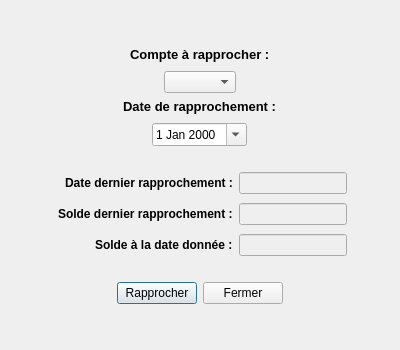
<?xml version="1.0" encoding="UTF-8"?>
<ui version="4.0">
 <class>RapprochementCompteDialog</class>
 <widget class="QDialog" name="RapprochementCompteDialog">
  <property name="geometry">
   <rect>
    <x>0</x>
    <y>0</y>
    <width>400</width>
    <height>350</height>
   </rect>
  </property>
  <property name="windowTitle">
   <string>Rapprochement d'un compte</string>
  </property>
  <layout class="QVBoxLayout" name="layoutRapprochementCompte">
   <item>
    <spacer name="verticalSpacer_2">
     <property name="orientation">
      <enum>Qt::Vertical</enum>
     </property>
     <property name="sizeType">
      <enum>QSizePolicy::MinimumExpanding</enum>
     </property>
     <property name="sizeHint" stdset="0">
      <size>
       <width>20</width>
       <height>20</height>
      </size>
     </property>
    </spacer>
   </item>
   <item>
    <layout class="QVBoxLayout" name="layoutChoixCompte">
     <property name="spacing">
      <number>9</number>
     </property>
     <item alignment="Qt::AlignHCenter">
      <widget class="QLabel" name="labelChoixCompte">
       <property name="sizePolicy">
        <sizepolicy hsizetype="Fixed" vsizetype="Fixed">
         <horstretch>0</horstretch>
         <verstretch>0</verstretch>
        </sizepolicy>
       </property>
       <property name="text">
        <string>&lt;html&gt;&lt;head/&gt;&lt;body&gt;&lt;p&gt;&lt;span style=&quot; font-size:10pt; font-weight:600;&quot;&gt;Compte à rapprocher :&lt;/span&gt;&lt;/p&gt;&lt;/body&gt;&lt;/html&gt;</string>
       </property>
      </widget>
     </item>
     <item alignment="Qt::AlignHCenter">
      <widget class="QComboBox" name="choixCompte">
       <property name="sizePolicy">
        <sizepolicy hsizetype="Fixed" vsizetype="Fixed">
         <horstretch>0</horstretch>
         <verstretch>0</verstretch>
        </sizepolicy>
       </property>
      </widget>
     </item>
    </layout>
   </item>
   <item>
    <layout class="QVBoxLayout" name="layoutChoixDate">
     <property name="spacing">
      <number>9</number>
     </property>
     <item alignment="Qt::AlignHCenter">
      <widget class="QLabel" name="labelChoixDate">
       <property name="sizePolicy">
        <sizepolicy hsizetype="Fixed" vsizetype="Fixed">
         <horstretch>0</horstretch>
         <verstretch>0</verstretch>
        </sizepolicy>
       </property>
       <property name="text">
        <string>&lt;html&gt;&lt;head/&gt;&lt;body&gt;&lt;p&gt;&lt;span style=&quot; font-size:10pt; font-weight:600;&quot;&gt;Date de rapprochement :&lt;/span&gt;&lt;/p&gt;&lt;/body&gt;&lt;/html&gt;</string>
       </property>
      </widget>
     </item>
     <item alignment="Qt::AlignHCenter">
      <widget class="QDateEdit" name="choixDate">
       <property name="sizePolicy">
        <sizepolicy hsizetype="Fixed" vsizetype="Fixed">
         <horstretch>0</horstretch>
         <verstretch>0</verstretch>
        </sizepolicy>
       </property>
       <property name="calendarPopup">
        <bool>true</bool>
       </property>
      </widget>
     </item>
    </layout>
   </item>
   <item>
    <spacer name="verticalSpacer_3">
     <property name="orientation">
      <enum>Qt::Vertical</enum>
     </property>
     <property name="sizeType">
      <enum>QSizePolicy::Fixed</enum>
     </property>
     <property name="sizeHint" stdset="0">
      <size>
       <width>20</width>
       <height>20</height>
      </size>
     </property>
    </spacer>
   </item>
   <item>
    <layout class="QFormLayout" name="layoutInformations">
     <property name="fieldGrowthPolicy">
      <enum>QFormLayout::FieldsStayAtSizeHint</enum>
     </property>
     <property name="labelAlignment">
      <set>Qt::AlignRight|Qt::AlignTrailing|Qt::AlignVCenter</set>
     </property>
     <property name="formAlignment">
      <set>Qt::AlignCenter</set>
     </property>
     <property name="verticalSpacing">
      <number>9</number>
     </property>
     <item row="0" column="0">
      <widget class="QLabel" name="labelDateDernierRapprochement">
       <property name="text">
        <string>&lt;html&gt;&lt;head/&gt;&lt;body&gt;&lt;p&gt;&lt;span style=&quot; font-weight:600;&quot;&gt;Date dernier rapprochement :&lt;/span&gt;&lt;/p&gt;&lt;/body&gt;&lt;/html&gt;</string>
       </property>
      </widget>
     </item>
     <item row="1" column="0">
      <widget class="QLabel" name="labelSoldeDernierRapprochement">
       <property name="text">
        <string>&lt;html&gt;&lt;head/&gt;&lt;body&gt;&lt;p&gt;&lt;span style=&quot; font-weight:600;&quot;&gt;Solde dernier rapprochement :&lt;/span&gt;&lt;/p&gt;&lt;/body&gt;&lt;/html&gt;</string>
       </property>
      </widget>
     </item>
     <item row="1" column="1">
      <widget class="QLineEdit" name="soldeDernierRapprochement">
       <property name="enabled">
        <bool>false</bool>
       </property>
       <property name="alignment">
        <set>Qt::AlignRight|Qt::AlignTrailing|Qt::AlignVCenter</set>
       </property>
       <property name="readOnly">
        <bool>true</bool>
       </property>
      </widget>
     </item>
     <item row="2" column="0">
      <widget class="QLabel" name="labelSoldeDateDonnee">
       <property name="text">
        <string>&lt;html&gt;&lt;head/&gt;&lt;body&gt;&lt;p&gt;&lt;span style=&quot; font-weight:600;&quot;&gt;Solde à la date donnée :&lt;/span&gt;&lt;/p&gt;&lt;/body&gt;&lt;/html&gt;</string>
       </property>
      </widget>
     </item>
     <item row="2" column="1">
      <widget class="QLineEdit" name="soldeDateDonnee">
       <property name="enabled">
        <bool>false</bool>
       </property>
       <property name="alignment">
        <set>Qt::AlignRight|Qt::AlignTrailing|Qt::AlignVCenter</set>
       </property>
       <property name="readOnly">
        <bool>true</bool>
       </property>
      </widget>
     </item>
     <item row="0" column="1">
      <widget class="QLineEdit" name="dateDernierRapprochement">
       <property name="enabled">
        <bool>false</bool>
       </property>
       <property name="alignment">
        <set>Qt::AlignRight|Qt::AlignTrailing|Qt::AlignVCenter</set>
       </property>
       <property name="readOnly">
        <bool>true</bool>
       </property>
      </widget>
     </item>
    </layout>
   </item>
   <item>
    <spacer name="verticalSpacer_4">
     <property name="orientation">
      <enum>Qt::Vertical</enum>
     </property>
     <property name="sizeType">
      <enum>QSizePolicy::Fixed</enum>
     </property>
     <property name="sizeHint" stdset="0">
      <size>
       <width>20</width>
       <height>20</height>
      </size>
     </property>
    </spacer>
   </item>
   <item>
    <layout class="QHBoxLayout" name="layoutBouton">
     <item>
      <spacer name="horizontalSpacer">
       <property name="orientation">
        <enum>Qt::Horizontal</enum>
       </property>
       <property name="sizeHint" stdset="0">
        <size>
         <width>40</width>
         <height>20</height>
        </size>
       </property>
      </spacer>
     </item>
     <item>
      <widget class="QPushButton" name="boutonRapprocher">
       <property name="text">
        <string>Rapprocher</string>
       </property>
      </widget>
     </item>
     <item>
      <widget class="QPushButton" name="boutonFermer">
       <property name="text">
        <string>Fermer</string>
       </property>
      </widget>
     </item>
     <item>
      <spacer name="horizontalSpacer_2">
       <property name="orientation">
        <enum>Qt::Horizontal</enum>
       </property>
       <property name="sizeHint" stdset="0">
        <size>
         <width>40</width>
         <height>20</height>
        </size>
       </property>
      </spacer>
     </item>
    </layout>
   </item>
   <item>
    <spacer name="verticalSpacer">
     <property name="orientation">
      <enum>Qt::Vertical</enum>
     </property>
     <property name="sizeType">
      <enum>QSizePolicy::MinimumExpanding</enum>
     </property>
     <property name="sizeHint" stdset="0">
      <size>
       <width>20</width>
       <height>20</height>
      </size>
     </property>
    </spacer>
   </item>
  </layout>
 </widget>
 <resources/>
 <connections/>
</ui>
